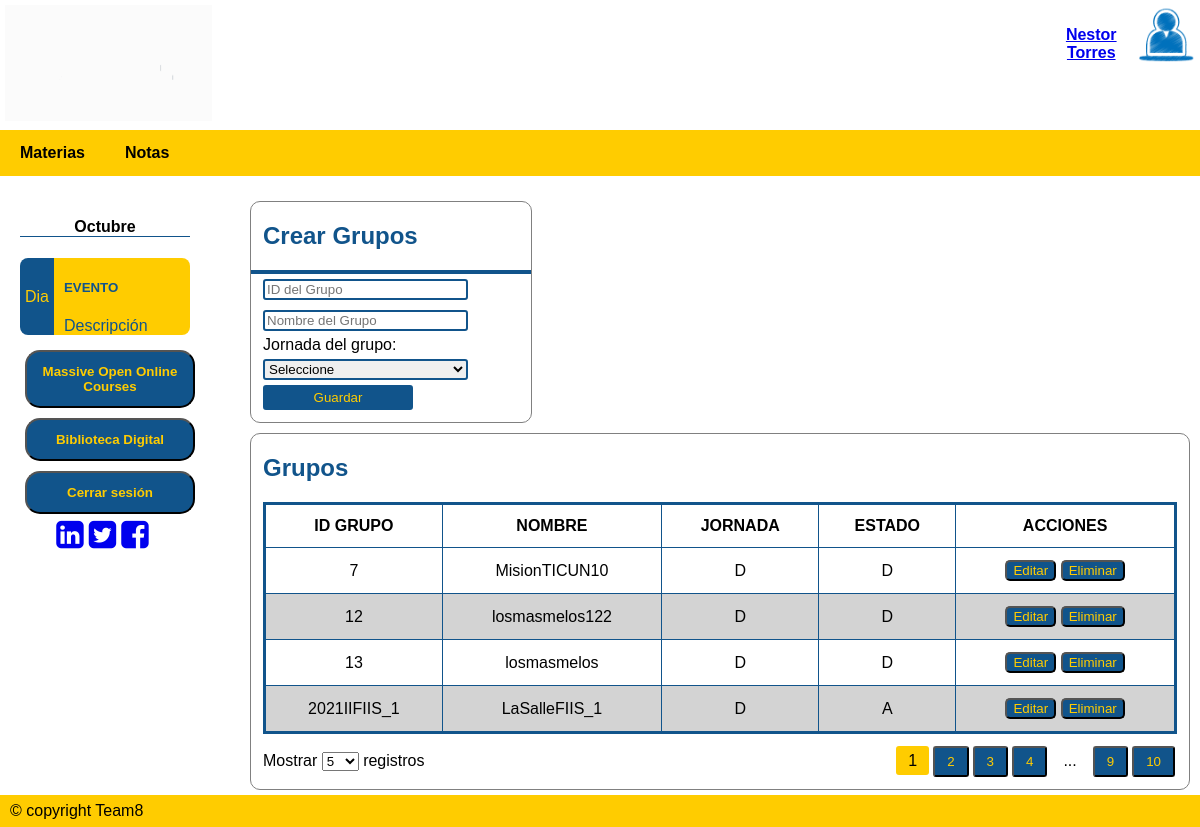
/registroGrup/ (signed in), run on an earlier commit of the app's database.
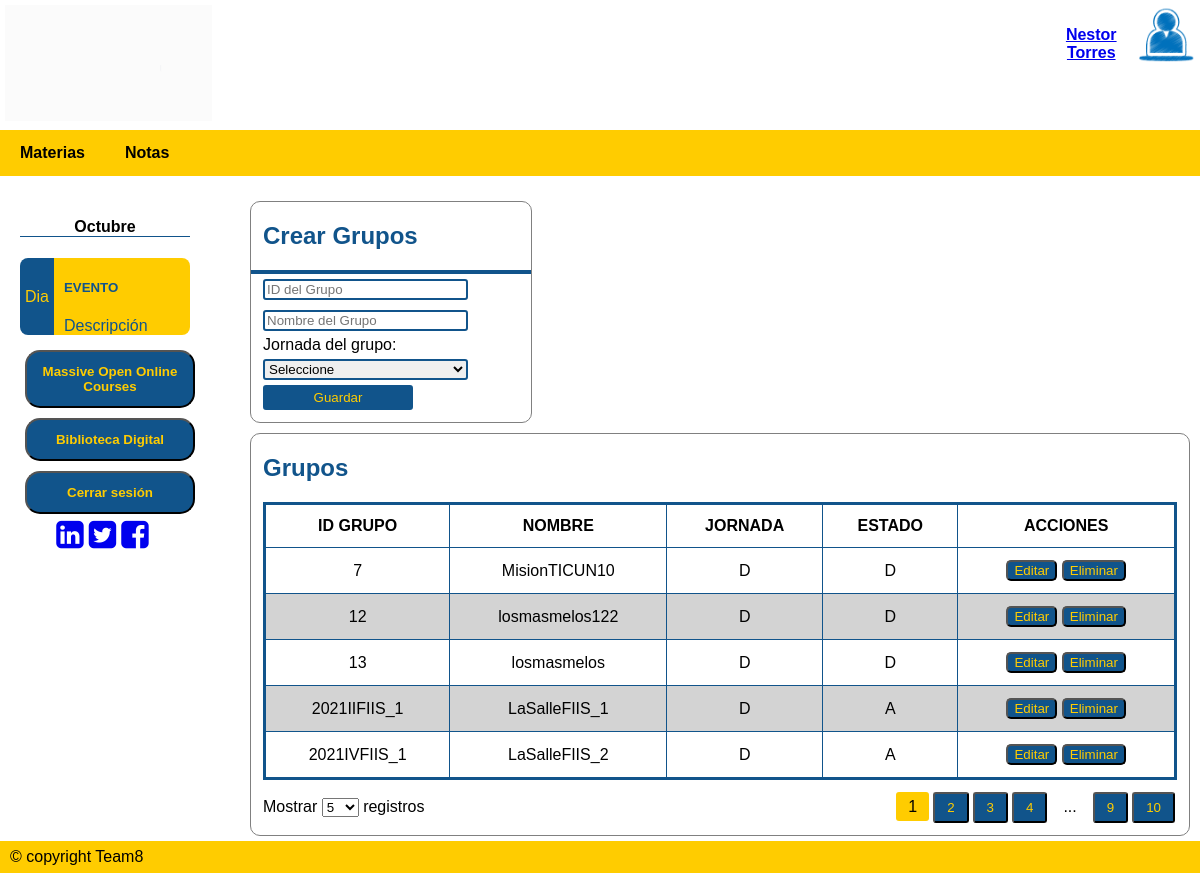
And on a later commit of the database.
### tables this page shows
CREATE TABLE Grupos (GrupoID VARCHAR (100) NOT NULL PRIMARY KEY, GNombre VARCHAR (100) NOT NULL, Jornada CHAR (1) NOT NULL DEFAULT D, GEstado CHAR (1) NOT NULL DEFAULT A);

### APP.py (the view, shortened to what this page needs)
@app.route('/registroGrup/',methods=['GET','POST'])
def registro_grupos():
    if request.method == 'GET':
        if "nom" in session and session['usuario'] == '52698044':
            perfnom = session['nom']
            sql = f'SELECT * FROM Grupos'
            resGrupo = seleccion(sql)
            return render_template ('AdminGrupos.html', grupos=resGrupo, nombres= perfnom, data=[('/registroMat/', 'Materias'), ('/ResumenNotas/', 'Notas')])
        else:
            flash("Inicie sesión para utilizar plataforma")
            return render_template ('index.html')

### dB.py (called while the page is built)
def seleccion(sql) -> list:
    try:
        with sqlite3.connect(URL_DB) as con:        # Conectarse a la base de datos con manejador de contextos(Cierra la BD cuando se deje de utilizar)
            cur = con.cursor()                      # Crea un área intermedia para gestión de los contenidos
            res = cur.execute(sql).fetchall()       # Se obtienen los registros devueltos
    except:
        res = None
    return res

### templates/AdminGrupos.html (shortened to what this page needs)
{% extends "plantilla.html" %}
{% block cuerpo %}
<div class="Containermain" style="width: 100%; background-color: white;">
    <div class="aside">
        <div class="event-container">
            <h4 class="mes">Octubre</h4>
            <div class="event">
                <div class="event-left"><p>Dia</p></div>
                <div class="event-right">
                    <h5 style="text-transform: uppercase;">Evento</h5>
                    <div>Descripción</div>
                </div>
            </div>
        </div>
        <a href="https://www.mooc.org/es/" target="_blank"><button><b>Massive Open Online Courses</b></button></a>
        <a href="https://www.wdl.org/es/" target="_blank"><button><b>Biblioteca Digital</b></button></a>
        <a href="/logout/"><button><b>Cerrar sesión</b></button></a>
        <div class="social-container">
            <a href="https://co.linkedin.com/school/universidad-de-la-salle/" target="_blank" style="margin-right: 5px;"> <i class="fa fa-linkedin-square fa-2x"></i></a>
            <a href="https://twitter.com/unisalle?ref_src=twsrc%5Egoogle%7Ctwcamp%5Eserp%7Ctwgr%5Eauthor" target="_blank" style="margin-right: 5px;"> <i class="fa fa-twitter-square fa-2x"></i></a>
            <a href="https://www.facebook.com/U.deLaSalle/" target="_blank" style="margin-right: 5px;"> <i class="fa fa-facebook-square fa-2x"></i></a>
        </div>
    </div>
    <div class="right">
        <div class="marco" style="margin-top: 20px; width: 30%;">
            <h2>Crear Grupos</h2>
            <div class=container-uploadact style="padding-right: 12px; padding-bottom: 12px; padding-left: 12px; border-top: 4px solid rgb(17, 84,139);">
                <form action="/registroGrup/" method="POST" name="registroGrup">
                    <input class="controls" type="text" name="iddegrupo" required autofocus size="40" placeholder="ID del Grupo">
                    <input class="controls" type="text" name="nombre" required size="40" placeholder="Nombre del Grupo"><br/>
                    <label>Jornada del grupo:</label><br/>
                    <select name="Jornada" class="controls" style="border: 2px solid rgb(17, 84,139); border-radius: 3px;">
                            <option value="0">Seleccione</option>
                    </select><br/>
                    <input type="submit" value="Guardar" style="background-color: rgb(17, 84,139); color: rgb(255, 204,0); width: 150px; height: 25px;"><br/>
                </form>
            </div>
        </div>
        <div class="marco" style="margin-top: 10px;">
            <h2>Grupos </h2>
            <div class="datatable-container">
                <div style="padding-left: 12px; padding-right: 12px;">
                    <table class="datatable">
                        <thead>
                            <tr>
                                <th>ID GRUPO</th>
                                <th>NOMBRE</th>
                                <th>JORNADA</th>
                                <th>ESTADO</th>
                                <th>ACCIONES</th>
                            </tr>
                        </thead>
                        <tbody>
                            {%for grupo in grupos%}
                                <tr>
                                    <td>{{ grupo.0 }}</td>
                                    <td>{{ grupo.1 }}</td>
                                    <td>{{ grupo.2 }}</td>
                                    <td>{{ grupo.3 }}</td>
                                    <td>
                                        <a href="/registroGrup/edit/{{ grupo.0 }}/"><button class="btneditar">Editar</button></a>
                                        <button class="btneliminar">Eliminar</button>
                                    </td>
                                </tr>
                            {% endfor %}
                        </tbody>
                    </table>
                </div>
                <div class="footer-tools">
                    <div class="list-items">
                        Mostrar
                        <select name="n-entries" id="n-entries" class="n-entries">
                            <option value="5">5</option>
                        </select>
                        registros
                    </div>
                    <div class="pages">
                        <ul>
                            <li><span class="active">1</span></li>
                            <li><button>2</button></li>
                            <li><button>3</button></li>
                            <li><button>4</button></li>
                            <li><span>...</span></li>
                            <li><button>9</button></li>
                            <li><button>10</button></li>
                        </ul>
                    </div>
                </div>
            </div>
        </div>
    </div>
</div>
{% endblock %}

### templates/plantilla.html (shortened to what this page needs)
<!DOCTYPE html>
<html lang="es">
<head>
    <link rel="stylesheet" type="text/css" href="{{ url_for('static', filename='css/estilo.css')}}">
    <link rel='stylesheet' type='text/css' href="{{url_for('static', filename='css/estiloadmin.css'
        )}}">
    <link rel='stylesheet' type='text/css' href="{{url_for('static', filename='css/estiloinfdeest.css' )}}">
    <link rel='stylesheet' type='text/css' href="{{url_for('static', filename='css/estiloactyretro.css'
        )}}">
    <link rel="stylesheet" href="https://cdnjs.cloudflare.com/ajax/libs/font-awesome/4.7.0/css/font-awesome.min.css">
</head>
<body>
    <div class="containerheader">
        <div class="boxheader">
            <a href="/paginicio/"><img src="{{url_for('static', filename='img/LA_SALLE_AN.gif')}}" alt="ULogo" style="width:90%; height:auto;" />
            </a>
        </div>
        <div class="boxheader"></div>
        <div class="boxheader"></div>
        <div class="boxheader"></div>
        <div class="boxheader">
            <div style="width: auto;">
                <img src="{{url_for('static', filename='img/user2.ico' )}}" alt="User" style="width:25%;height:auto; float: right;" />
            </div>
            <div style="width: auto; text-align: center; padding-left: 80px;">
                <a href="/perfil">
                    <h4><b>{{nombres}}</b></h4>
                </a>
            </div>
        </div>
    </div>
    <div class="navbar">
        {%for opc in data%}
	    <a href="{{ opc.0 }}"><b>{{ opc.1 }}</b></a>
        {% endfor %}
    </div>
    {% block cuerpo %}
    {% endblock %}
    <div class="footer">
        <a href="#">© copyright Team8</a>
    </div>
</body>
</html>

### static/css/estilo.css (style rules this page uses)
* { box-sizing : border-box; }
body { font-family : Arial, Helvetica, sans-serif; margin : 0; }
.containerheader { display : flex; }
.boxheader { width : 300px; height : auto; padding : 5px; background-color : white; }
.navbar { list-style : none; display : flex; background-color : rgb(255, 204,0); }
.navbar a { color : black; text-decoration : none; padding : 14px 20px; text-align : center; }
.Containermain { display : flex; }
.footer { left : 0px; list-style : none; display : flex; background-color : rgb(255, 204,0); bottom : 0px; width : 100%; }
.footer a { color : black; text-decoration : none; padding : 7px 10px; text-align : center; }
tbody { align-items : center; }

### static/css/estiloadmin.css (style rules this page uses)
table { border-collapse: collapse; border: solid rgb(17, 84,139); }
th, td { padding: 4px 10px; border: solid 1px rgb(17, 84,139); text-align: center; }
button { background-color: rgb(17, 84,139); color: rgb(255, 204,0); border-radius: 5px; }
.aside { padding-top : 20px; padding-left : 20px; padding-right : 50px; list-style : none; display : flex; flex-direction : column; background-color : white; width: 20%; }
.aside button { width : 170px; background-color : rgb(17, 84,139); color : rgb(255, 204,0); text-decoration : none; padding : 12px 15px; text-align : center; margin : 5px; border-radius : 15px; }
.right { width: 80%; padding: 5px 10px; }
input { border-radius : 3px; border : solid 2px rgb(17, 84,139); }

### static/css/estiloinfdeest.css (style rules this page uses)
:root { --primary-color : rgb(255, 204,0); --secondary-color : rgb(17, 84,139); --dt-status-Activa-color : greenyellow; --dt-status-Finalizada-color : lightgrey; --dt-border-radius : 3px; --dt-border : solid 2px rgb(17, 84,139); --dt-padding : 12px; --dt-padding-s : 6px; --dt-padding-xs : 2px; --dt-border-color: var(--primary-color); }
.marco { border : solid 1px grey; border-radius : 10px; }
h2 { color : rgb(17, 84,139); padding-left : var(--dt-padding); }
.datatable-container .footer-tools { padding: var(--dt-padding); display: flex; align-items: baseline; }
.datatable-container .footer-tools .list-items { width: 50%; }
.datatable-container .footer-tools .pages { margin-left: auto; margin-right: 0; width: 50%; }
.datatable-container .footer-tools .pages ul { margin: 0; padding: 0; display: flex; align-items: baseline; justify-content: flex-end; }
.datatable-container .footer-tools .pages ul li { display: inline-block; margin: 0 var(--dt-padding-xs); }
.datatable-container .footer-tools .pages ul li button, .datatable-container .header-tools .tools ul li button { width: 100%; box-sizing: border-box; border-radius: var(--dt-border-radius); }
.datatable-container .footer-tools .pages ul li span.active { background-color: var(--primary-color); border-radius: var(--dt-border-radius) }
.datatable-container .footer-tools .pages ul li button, .datatable-container .footer-tools .pages ul li span, .datatable-container .header-tools .tools ul li button { padding: var(--dt-padding-s) var(--dt-padding); }
.datatable-container .datatable { border-collapse: collapse; width: 100%; }
.datatable-container .datatable, .datatable-container .datatable th, .datatable-container .datatable td { padding: var(--dt-padding) var(--dt-padding); }
.datatable-container .datatable tbody tr:nth-child(even) { background-color: lightgray; }

### static/css/estiloactyretro.css (style rules this page uses)
.event-container { width: 100%; margin: 0 auto; }
.event-container h4.mes { text-align: center; border-bottom: 1px solid rgb(17, 84,139); }
.event-container .event { display: flex; margin: 10px 0; }
.event .event-left { background-color: rgb(17, 84,139); width: 20%; display: flex; align-items: center; justify-content: center; color: rgb(255, 204,0); padding: 3px 10px; text-align: center; border-radius: 8px 0 0 8px; }
.event .event-right { background-color: rgb(255, 204,0); display: flex; width: 80%; color: rgb(17, 84,139); flex-direction: column; justify-content: center; padding: 0 10px; border-radius: 0 8px 8px 0; }
.social-container { display: flex; flex-direction: row; justify-content: center; }
.controls { width: 80%; margin-top: 5px; margin-bottom: 5px; }

What changed in the data, as far as the page shows it:
added Grupos: GrupoID "2021IVFIIS_1", GNombre "LaSalleFIIS_2", Jornada "D", GEstado "A"
